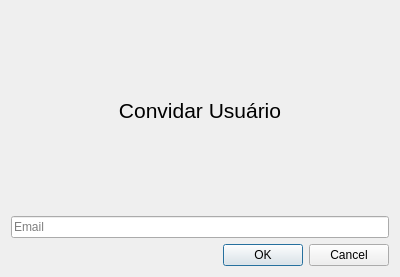
<?xml version="1.0" encoding="UTF-8"?>
<ui version="4.0">
 <class>InviteUser</class>
 <widget class="QDialog" name="InviteUser">
  <property name="geometry">
   <rect>
    <x>0</x>
    <y>0</y>
    <width>400</width>
    <height>277</height>
   </rect>
  </property>
  <property name="windowTitle">
   <string>Convidar Usuário - Rexpress</string>
  </property>
  <layout class="QVBoxLayout" name="verticalLayout">
   <item>
    <widget class="QLabel" name="lblTitle">
     <property name="maximumSize">
      <size>
       <width>30000</width>
       <height>16777215</height>
      </size>
     </property>
     <property name="text">
      <string>&lt;html&gt;&lt;head/&gt;&lt;body&gt;&lt;p align=&quot;center&quot;&gt;&lt;span style=&quot; font-size:16pt;&quot;&gt;Convidar Usuário&lt;/span&gt;&lt;/p&gt;&lt;/body&gt;&lt;/html&gt;</string>
     </property>
    </widget>
   </item>
   <item>
    <layout class="QHBoxLayout" name="horizontalLayout"/>
   </item>
   <item>
    <widget class="QLineEdit" name="leEmail">
     <property name="placeholderText">
      <string>Email</string>
     </property>
    </widget>
   </item>
   <item>
    <layout class="QHBoxLayout" name="horizontalLayout_2"/>
   </item>
   <item>
    <widget class="QDialogButtonBox" name="btnBox">
     <property name="orientation">
      <enum>Qt::Horizontal</enum>
     </property>
     <property name="standardButtons">
      <set>QDialogButtonBox::Cancel|QDialogButtonBox::Ok</set>
     </property>
    </widget>
   </item>
  </layout>
 </widget>
 <resources/>
 <connections>
  <connection>
   <sender>btnBox</sender>
   <signal>accepted()</signal>
   <receiver>InviteUser</receiver>
   <slot>accept()</slot>
   <hints>
    <hint type="sourcelabel">
     <x>248</x>
     <y>254</y>
    </hint>
    <hint type="destinationlabel">
     <x>157</x>
     <y>274</y>
    </hint>
   </hints>
  </connection>
  <connection>
   <sender>btnBox</sender>
   <signal>rejected()</signal>
   <receiver>InviteUser</receiver>
   <slot>reject()</slot>
   <hints>
    <hint type="sourcelabel">
     <x>316</x>
     <y>260</y>
    </hint>
    <hint type="destinationlabel">
     <x>286</x>
     <y>274</y>
    </hint>
   </hints>
  </connection>
 </connections>
</ui>
